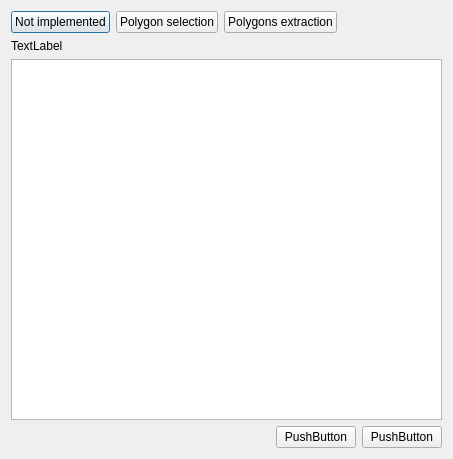
<?xml version="1.0" encoding="UTF-8"?>
<ui version="4.0">
 <class>Dialog</class>
 <widget class="QDialog" name="Dialog">
  <property name="geometry">
   <rect>
    <x>0</x>
    <y>0</y>
    <width>453</width>
    <height>459</height>
   </rect>
  </property>
  <property name="windowTitle">
   <string>Dialog</string>
  </property>
  <layout class="QHBoxLayout" name="horizontalLayout">
   <item>
    <layout class="QVBoxLayout" name="verticalLayout">
     <item>
      <layout class="QHBoxLayout" name="horizontalLayout_2">
       <item>
        <widget class="QPushButton" name="pushButton_3">
         <property name="text">
          <string>Not implemented</string>
         </property>
        </widget>
       </item>
       <item>
        <widget class="QPushButton" name="pushButton_2">
         <property name="text">
          <string>Polygon selection</string>
         </property>
        </widget>
       </item>
       <item>
        <widget class="QPushButton" name="pushButton">
         <property name="text">
          <string>Polygons extraction</string>
         </property>
        </widget>
       </item>
       <item>
        <spacer name="horizontalSpacer">
         <property name="orientation">
          <enum>Qt::Horizontal</enum>
         </property>
         <property name="sizeHint" stdset="0">
          <size>
           <width>40</width>
           <height>20</height>
          </size>
         </property>
        </spacer>
       </item>
      </layout>
     </item>
     <item>
      <widget class="QLabel" name="statusBar">
       <property name="text">
        <string>TextLabel</string>
       </property>
      </widget>
     </item>
     <item>
      <widget class="QGraphicsView" name="graphicsView"/>
     </item>
     <item>
      <layout class="QHBoxLayout" name="horizontalLayout_3">
       <item>
        <spacer name="horizontalSpacer_2">
         <property name="orientation">
          <enum>Qt::Horizontal</enum>
         </property>
         <property name="sizeHint" stdset="0">
          <size>
           <width>40</width>
           <height>20</height>
          </size>
         </property>
        </spacer>
       </item>
       <item>
        <widget class="QPushButton" name="pushButton_4">
         <property name="text">
          <string>PushButton</string>
         </property>
        </widget>
       </item>
       <item>
        <widget class="QPushButton" name="pushButton_5">
         <property name="text">
          <string>PushButton</string>
         </property>
        </widget>
       </item>
      </layout>
     </item>
    </layout>
   </item>
  </layout>
 </widget>
 <resources/>
 <connections/>
</ui>
